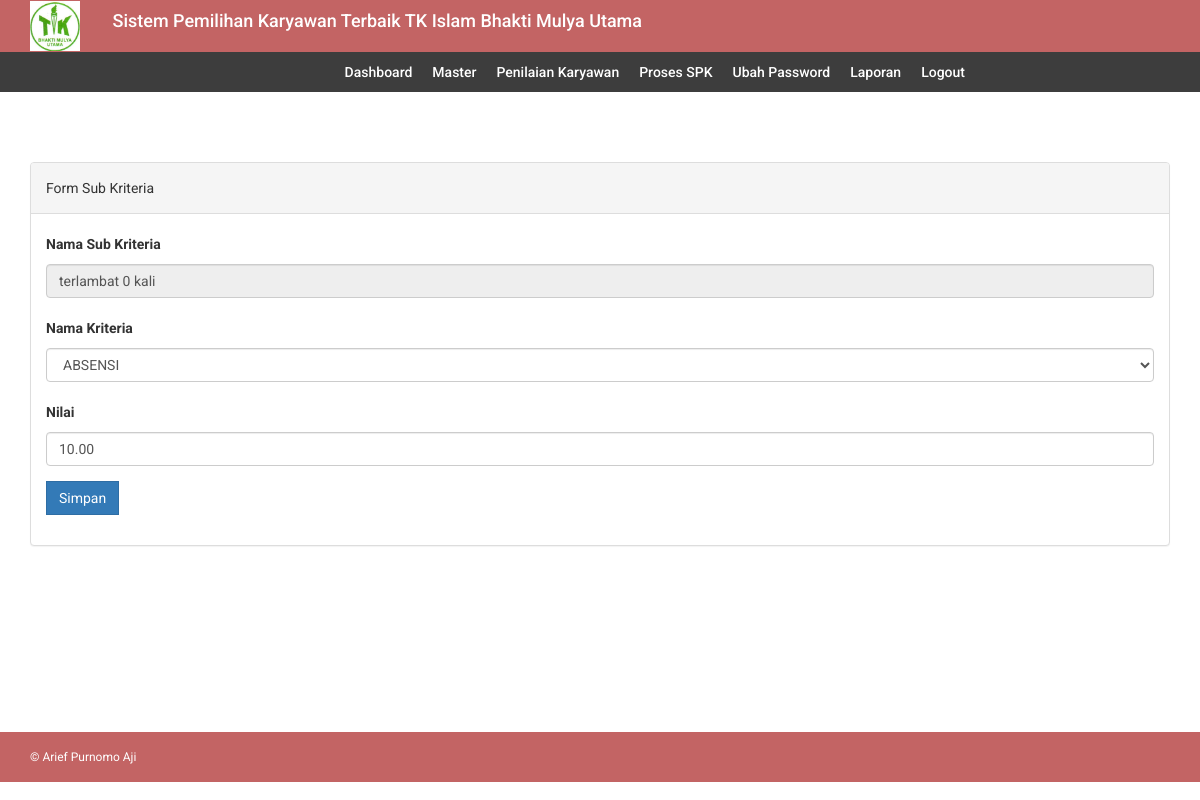
Page /edit_subkriteria.php?id=11 (signed in) on the committed database.
### tables this page shows
CREATE TABLE `sub_kriteria` (
  `id_subkriteria` int(11) NOT NULL,
  `id_kriteria` int(11) NOT NULL,
  `subkriteria` varchar(255) NOT NULL,
  `nilai` float(10,2) NOT NULL
);

CREATE TABLE `kriteria` (
  `id_kriteria` int(11) NOT NULL,
  `kriteria` varchar(32) DEFAULT NULL,
  `bobot` float(5,2) DEFAULT NULL,
  `type` varchar(12) DEFAULT NULL
);

### db/db_config.php (called while the page is built, shortened)
<?php
	class database extends PDO{
		protected $dsn = 'mysql:host=localhost;dbname=db_spk';
		protected $dsu = 'root';
		protected $dsp = '';
		private $cmd = '';
		function __construct(){
			try {
				$this->db = new PDO($this->dsn,$this->dsu,$this->dsp);
			} catch (PDOException $e) {
				echo $e->getMessage();
			}
		}
		function select($c,$t){
			$this->cmd = "select $c from $t";
			return $this;
		}
		function where($params){
			$this->cmd .= " where $params";
			return $this;
		}
		function get(){
			$q = $this->db->prepare($this->cmd);
			$q->execute();
			return $q->fetchAll();
		}
	}
?>

### edit_subkriteria.php (the view, shortened to what this page needs)
<?php include 'header.php';?>
<?php include 'menu.php';?>
<div class="content-wrapper">
    <div class="container">
        <div class="row">
            <div class="col-md-12">
            <br/>
              <div class="panel panel-default">
                  <div class="panel-heading">
                    Form Sub Kriteria
                  </div>
                  <div class="panel-body">
                      <form method="post" action="update_subkriteria.php" enctype="multipart/form-data">
                          <?php foreach ($db->select('*','sub_kriteria')->where('id_subkriteria='.$_GET['id'])->get() as $data): ?>
                                <div class="form-group">
                                    <label for="nama">Nama Sub Kriteria</label>
                                    <input type="text" readonly class="form-control" id="subkriteria" name="subkriteria" value="<?= $data['subkriteria']?>">
                                </div>
                                <div class="form-group">
                                    <label for="nama">Nama Kriteria</label>
                                    <select required class="form-control" id="id_kriteria" name="id_kriteria">
                                        <?php  foreach ($db->select('*','kriteria')->get() as $val): ?>
                                        <option value="<?php echo $val['id_kriteria']; ?>"<?php if($data['id_kriteria'] == $val['id_kriteria']) { echo ' selected="selected"'; } ?>>
                                        <?= $val['kriteria'] ?></option>
                                        <?php endforeach ?>
                                    </select>
                                </div>
                                <div class="form-group">
                                    <label>Nilai</label>
                                    <input type="number" name="nilai" id="nilai" class="form-control " value="<?= $data['nilai']?>" pattern="^[0-9\.\-\/]+$">
                                </div>
                          <?php endforeach ?>
                          <div class="form-group">
                              <button class="btn btn-primary">Simpan</button>
                          </div>
                      </form>
                  </div>
              </div>
            </div>
        </div>
        </div>
    </div>
<?php include 'footer.php';?>

### assets/css/style.css (style rules this page uses)
body { font-family: 'Roboto', sans-serif; line-height: 30px; }
.content-wrapper { margin-top: 40px; min-height: 600px; padding-bottom: 60px; }
.btn { border-radius: 0px; -webkit-border-radius: 0px; -moz-border-radius: 0px; }

### rows in the picture
sub_kriteria: subkriteria "terlambat 0 kali", id_kriteria "ABSENSI", nilai "10.00"
